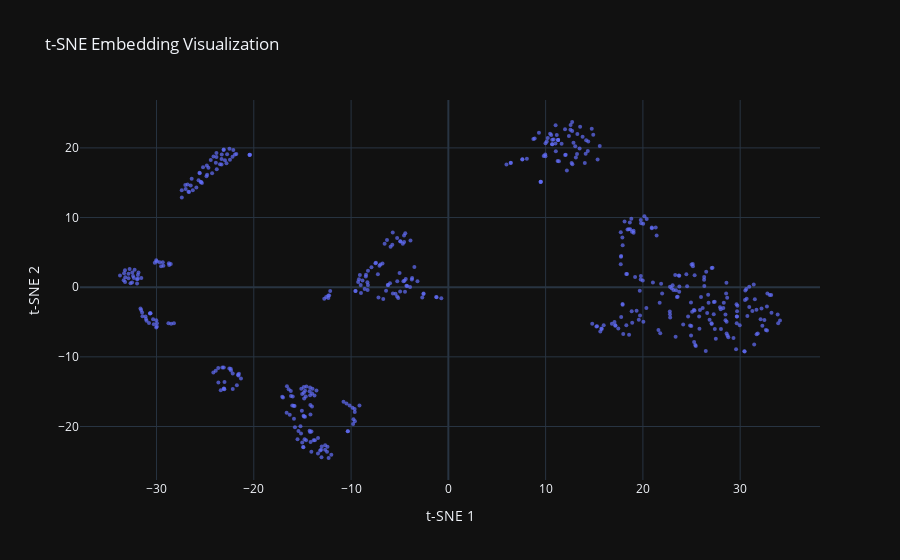
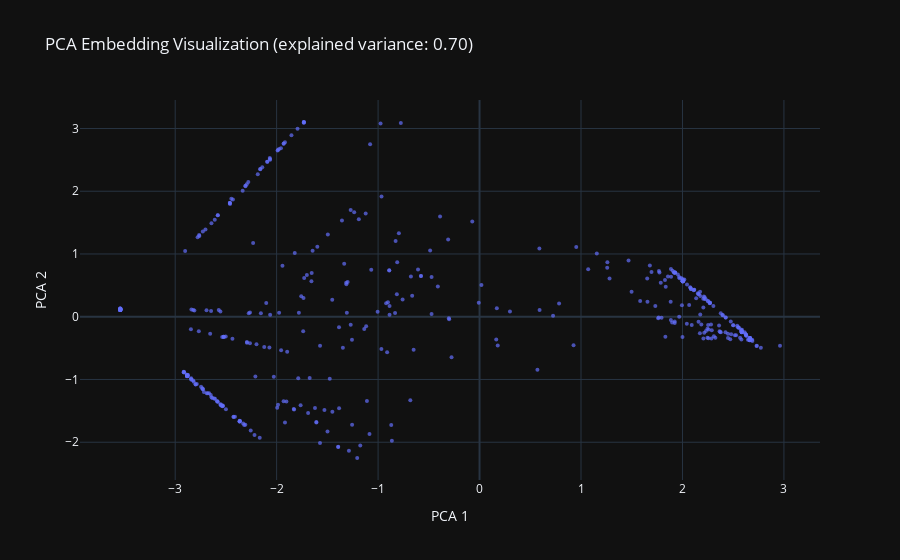

These figures' notebook cell, in order:
### Code cell
quick_embedding_check("./embeddings_output/lightweight")

### Figure 1 — Plotly figure (JSON) as saved in the notebook; plotly's stock layout.template omitted (floating-point values rounded to 4 significant figures; data arrays with more than 128 entries replaced by an {"elided": "..."} marker saying what was removed)
{"data": [{"customdata": {"elided": "500x1 str values"}, "hovertemplate": "t-SNE 1=%{x}<br>t-SNE 2=%{y}<br>text_preview=%{customdata[0]}<extra></extra>", "legendgroup": "", "marker": {"color": "#636efa", "symbol": "circle", "opacity": 0.7, "size": 4}, "mode": "markers", "name": "", "orientation": "v", "showlegend": false, "x": {"elided": "500 float values"}, "xaxis": "x", "y": {"elided": "500 float values"}, "yaxis": "y", "type": "scatter"}], "layout": {"xaxis": {"anchor": "y", "domain": [0.0, 1.0], "title": {"text": "t-SNE 1"}}, "yaxis": {"anchor": "x", "domain": [0.0, 1.0], "title": {"text": "t-SNE 2"}}, "legend": {"tracegroupgap": 0}, "title": {"text": "t-SNE Embedding Visualization"}}}

### Figure 2 — Plotly figure (JSON) as saved in the notebook; plotly's stock layout.template omitted (floating-point values rounded to 4 significant figures; data arrays with more than 128 entries replaced by an {"elided": "..."} marker saying what was removed)
{"data": [{"customdata": {"elided": "500x1 str values"}, "hovertemplate": "PCA 1=%{x}<br>PCA 2=%{y}<br>text_preview=%{customdata[0]}<extra></extra>", "legendgroup": "", "marker": {"color": "#636efa", "symbol": "circle", "opacity": 0.7, "size": 4}, "mode": "markers", "name": "", "orientation": "v", "showlegend": false, "x": {"elided": "500 float values"}, "xaxis": "x", "y": {"elided": "500 float values"}, "yaxis": "y", "type": "scatter"}], "layout": {"xaxis": {"anchor": "y", "domain": [0.0, 1.0], "title": {"text": "PCA 1"}}, "yaxis": {"anchor": "x", "domain": [0.0, 1.0], "title": {"text": "PCA 2"}}, "legend": {"tracegroupgap": 0}, "title": {"text": "PCA Embedding Visualization (explained variance: 0.70)"}}}
